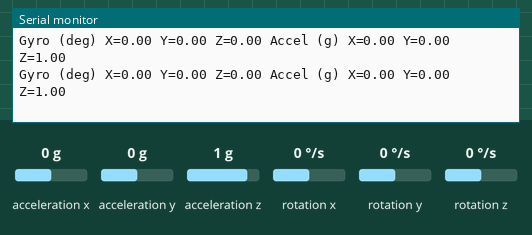
Simulated run of this sketch. Board: Arduino Uno, built with avr-gcc and run on an emulated ATmega328P. Shown: the last lines printed to the serial monitor. Wiring (inferred from the names in the program): HMC5883L compass at I2C address 0x1E; MPU-6050 motion sensor at I2C address 0x68. Inputs (shaded band) come from the test bench; at power-on: rotation x 0 °/s, acceleration x 0 g, rotation y 0 °/s, rotation z 0 °/s, acceleration y 0 g, acceleration z 1 g.

Above: at 1.2 s.
1.3 s: rotation x set to -192 °/s
At 1.37 s:
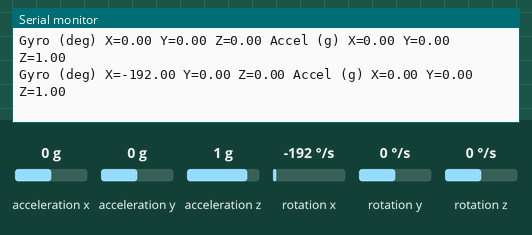
4.3 s: acceleration x set to -1.4 g
At 4.3 s:
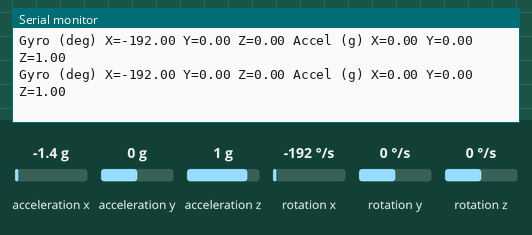
7.3 s: rotation y set to -192 °/s
At 7.45 s:
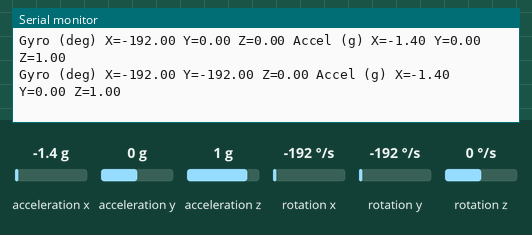
10.3 s: rotation z set to -192 °/s
At 10.49 s:
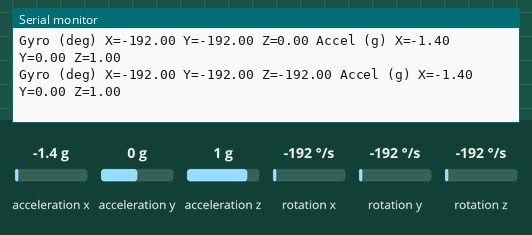
13.3 s: acceleration x set to 0 g
At 13.39 s:
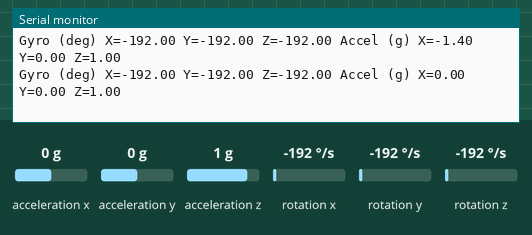
16.3 s: rotation x set to 10 °/s
At 16.37 s:
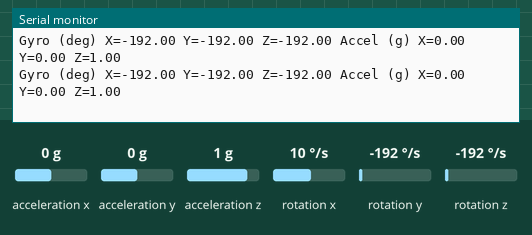
Timing chart, 0 to 19.3 s (numbered marks = the images above; inputs shaded):
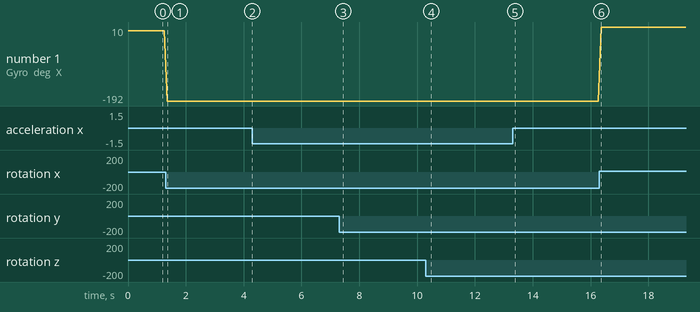

The sketch:

manual_gy87.ino
```cpp
#include <Wire.h>
long accelX, accelY, accelZ;
float gForceX, gForceY, gForceZ;

long gyroX, gyroY, gyroZ;
float rotX, rotY, rotZ;

// GY-87 I2C devices address:
// HMC5883L found at address 0x1E or 0b00011110
// MPU6050 found at address 0x68 or 0b01101000
// BMP180 found at address 0x77 or 0b01110111

#define MPU6050_ADDRESS 0b1101000
#define HMC5883L_ADDRESS 0b11110

void setup() {
  Serial.begin(9600);
  Wire.begin();
  setupMPU();
  setupHMC();
}


void loop() {
  recordAccelRegisters();
  recordGyroRegisters();
  printData();
  delay(100);
}

void setupMPU(){
  Wire.beginTransmission(MPU6050_ADDRESS); //This is the I2C address of the MPU (b1101000/b1101001 for AC0 low/high datasheet sec. 9.2)
  Wire.write(0x6B); //Accessing the register 6B - Power Management
  Wire.write(0b00000000); //Setting SLEEP register to 0.
  Wire.endTransmission();
  Wire.beginTransmission(MPU6050_ADDRESS);
  Wire.write(0x1B); //Accessing the register 1B - Gyroscope Configuration
  Wire.write(0x00000000); //Setting the gyro to full scale +/- 250deg./s
  Wire.endTransmission();
  Wire.beginTransmission(MPU6050_ADDRESS);
  Wire.write(0x1C); //Accessing the register 1C - Acccelerometer Configuration
  Wire.write(0b00000000); //Setting the accel to +/- 2g
  Wire.endTransmission();
}

void setupHMC(){
  Wire.beginTransmission(MPU6050_ADDRESS);
  Wire.write(0x6A); //Accessing the register 6A - User Control
  Wire.write(0b00000000); //Disabling I2C master mode
  Wire.endTransmission();
  Wire.beginTransmission(MPU6050_ADDRESS);
  Wire.write(0x37); //Accessing Int
  Wire.write(0x02); //Enabling I2C master bypass mode
  Wire.endTransmission();
  Wire.beginTransmission(HMC5883L_ADDRESS);
  Wire.write(0x00); //
  Wire.write(0x18); //set sampling rate to 75Hz
  Wire.endTransmission();
  Wire.beginTransmission(HMC5883L_ADDRESS);
  Wire.write(0x01); //
  Wire.write(0x60); //full scale +- 2.5 gauss
  Wire.endTransmission();
  Wire.beginTransmission(HMC5883L_ADDRESS);
  Wire.write(0x02); //
  Wire.write(0x00); //Continuous sampling
  Wire.endTransmission();
  Wire.beginTransmission(MPU6050_ADDRESS);
  Wire.write(0x37); //Accessing Int
  Wire.write(0x00); //Disabling I2C master bypass mode
  Wire.endTransmission();
  Wire.beginTransmission(MPU6050_ADDRESS);
  Wire.write(0x6A); //Accessing Int
  Wire.write(0x20); //Enabling I2C master mode
  Wire.endTransmission();
  //Pass HMC to MPU
  Wire.beginTransmission(MPU6050_ADDRESS);
  Wire.write(0x25); //
  Wire.write(HMC5883L_ADDRESS | 0x80); //set slave 0 i2c address, read mode
  Wire.endTransmission();
  Wire.beginTransmission(MPU6050_ADDRESS);
  Wire.write(0x26); //
  Wire.write(0x03); // set slave 0 register = 0x03 (x axis)
  Wire.endTransmission();
  Wire.beginTransmission(MPU6050_ADDRESS);
  Wire.write(0x27); //
  Wire.write(6 | 0x80); // set slave 0 transfer size = 6, enabled
  Wire.endTransmission();
  Wire.beginTransmission(MPU6050_ADDRESS);
  Wire.write(0x67); //
  Wire.write(1); // enable slave 0 delay
  Wire.endTransmission();
}

void recordAccelRegisters() {
  Wire.beginTransmission(0b1101000); //I2C address of the MPU
  Wire.write(0x3B); //Starting register for Accel Readings
  Wire.endTransmission();
  Wire.requestFrom(0b1101000,6); //Request Accel Registers (3B - 40)
  while(Wire.available() < 6);
  accelX = Wire.read()<<8|Wire.read(); //Store first two bytes into accelX
  accelY = Wire.read()<<8|Wire.read(); //Store middle two bytes into accelY
  accelZ = Wire.read()<<8|Wire.read(); //Store last two bytes into accelZ
  processAccelData();
}

void processAccelData(){
  gForceX = accelX / 16384.0;
  gForceY = accelY / 16384.0;
  gForceZ = accelZ / 16384.0;
}

void recordGyroRegisters() {
  Wire.beginTransmission(0b1101000); //I2C address of the MPU
  Wire.write(0x43); //Starting register for Gyro Readings
  Wire.endTransmission();
  Wire.requestFrom(0b1101000,6); //Request Gyro Registers (43 - 48)
  while(Wire.available() < 6);
  gyroX = Wire.read()<<8|Wire.read(); //Store first two bytes into accelX
  gyroY = Wire.read()<<8|Wire.read(); //Store middle two bytes into accelY
  gyroZ = Wire.read()<<8|Wire.read(); //Store last two bytes into accelZ
  processGyroData();
}

void processGyroData() {
  rotX = gyroX / 131.0;
  rotY = gyroY / 131.0;
  rotZ = gyroZ / 131.0;
}

void printData() {
  Serial.print("Gyro (deg)");
  Serial.print(" X=");
  Serial.print(rotX);
  Serial.print(" Y=");
  Serial.print(rotY);
  Serial.print(" Z=");
  Serial.print(rotZ);
  Serial.print(" Accel (g)");
  Serial.print(" X=");
  Serial.print(gForceX);
  Serial.print(" Y=");
  Serial.print(gForceY);
  Serial.print(" Z=");
  Serial.println(gForceZ);
}
```

Measured:
- after the input at 1.3 s, the serial monitor: prints a new line after 0.07 s (image 1)
- after the input at 7.3 s, the serial monitor: prints a new line after 0.05 s (image 3)
- after the input at 10.3 s, the serial monitor: prints a new line after 0.08 s (image 4)
- after the input at 13.3 s, the serial monitor: prints a new line after 0.09 s (image 5)
- plotted number 1: 0 → -192 after the input at 1.3 s, -192 → 10 after the input at 16.3 s
